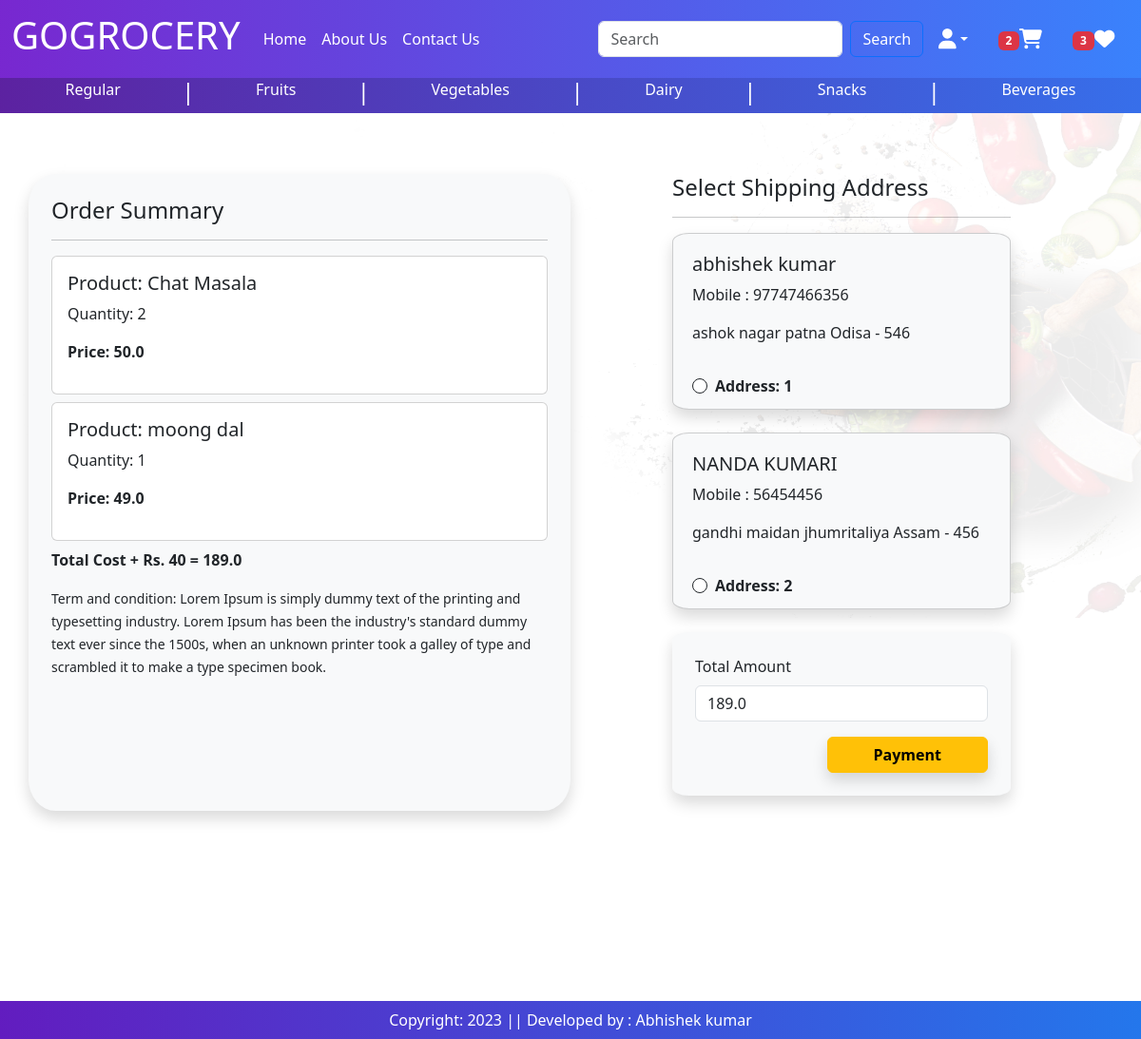
/checkout/ (signed in), run on an earlier commit of the app's database.
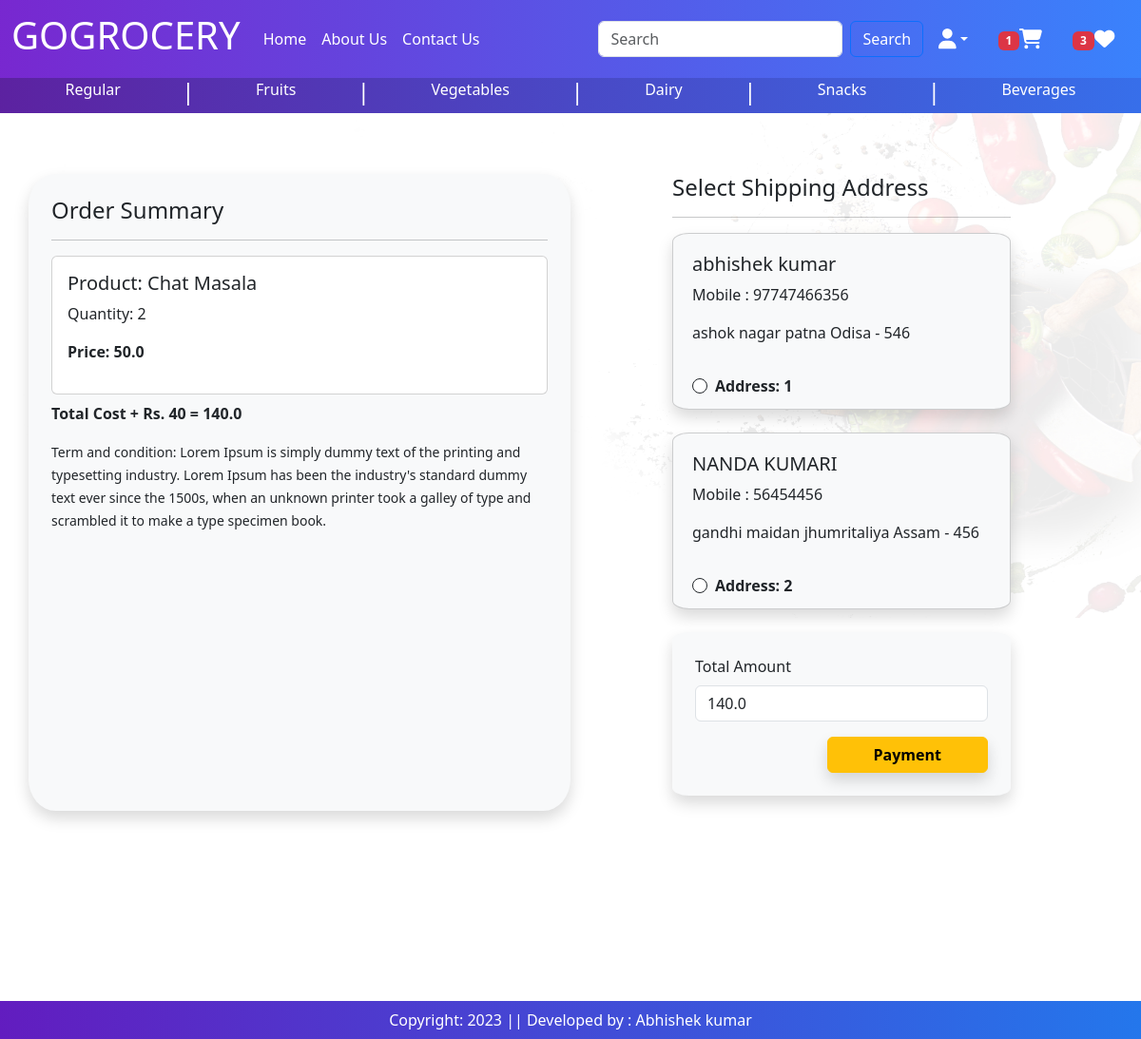
And on a later commit of the database.
### baseapp/models.py (models this page shows, shortened)
class Cart(models.Model):
    user = models.ForeignKey(User,on_delete=models.CASCADE)
    product = models.ForeignKey(Product,on_delete=models.CASCADE)
    quantity = models.PositiveIntegerField(default=1)

class Product(models.Model):
    title = models.CharField(max_length=100)
    sub_category = models.ForeignKey(SubCategory,on_delete=models.CASCADE,null=True,blank=True)
    main_category = models.ForeignKey(Category,on_delete=models.CASCADE,null=True,blank=True,default='')
    selling_price = models.FloatField(blank=True)
    discounted_price = models.FloatField(blank=True)
    description = models.TextField(blank=True)
    pack_size = models.TextField(blank=True)
    brands = models.TextField(choices=BRANDS, max_length=100,blank=True)
    product_image = models.ImageField(upload_to='product',blank=True)

class Customer(models.Model):
    user = models.ForeignKey(User, on_delete=models.CASCADE)
    name = models.CharField(max_length=200)
    gender = models.CharField(choices=[('M', 'Male'), ('F', 'Female')], max_length=10,default='M')
    locality = models.CharField(max_length=200)
    city = models.CharField(max_length=50)
    mobile = models.IntegerField(default=0)
    zipcode = models.IntegerField()
    state = models.CharField(choices=STATE_CHOICES, max_length=100)

### baseapp/views.py (the view, shortened to what this page needs)
# urls.py: path('checkout/', views.checkout.as_view(), name='checkout'),
class checkout(View):
    def get(self,request):
        totalitem = 0
        wishitem = 0
        if request.user.is_authenticated:
            totalitem = len(Cart.objects.filter(user=request.user))
            wishitem = len(Wishlist.objects.filter(user=request.user))
        user=request.user
        add=Customer.objects.filter(user=user)
        cart_items=Cart.objects.filter(user=user)
        famount = 0
        for p in cart_items:
            value = p.quantity * p.product.discounted_price
            famount = famount + value
        totalamount = famount + 40
        razoramount = int(totalamount * 100)
        client = razorpay.Client(auth=(settings.RAZOR_KEY_ID, settings.RAZOR_KEY_SECRET))
        data = { "amount": razoramount, "currency": "INR", "receipt": "order_rcptid_12" }
        payment_response = client.order.create(data=data)
        print(payment_response)
        order_id = payment_response['id']
        order_status = payment_response['status']
        return render(request, 'baseapp/checkout.html',locals())

### baseapp/templates/baseapp/checkout.html (shortened to what this page needs)
{% extends 'baseapp/base.html' %}
{% load static %}
{% block main-content %}
<div class="container">
    <div class="row mt-5">
        <div class="col-sm-6 shadow p-4 bg-light" style="border-radius:5%">
            <h4>Order Summary</h4>
            <hr>
            {% for item in cart_items %}
                <div class="card mb-2">
                    <div class="card-body">
                        <h5>Product: {{item.product.title}}</h5>
                        <p>Quantity: {{item.quantity}}</p>
                        <p class="fw-bold">Price: {{item.product.discounted_price}}</p>
                    </div>
                </div>
            {% endfor %}
            <p class="fw-bold">Total Cost + Rs. 40 = {{totalamount}}</p>
            <small>Term and condition: Lorem Ipsum is simply dummy text of the printing and typesetting industry. Lorem Ipsum has been the industry's standard dummy text ever since the 1500s, when an unknown printer took a galley of type and scrambled it to make a type specimen book.</small>
        </div>
        <div class="col-sm-4 offset-sm-1" >
            <h4>Select Shipping Address</h4>
            <hr>
            <form method="post" id="myform">
                {% for ad in add %}
                    <div class="card  shadow p-1 bg-light" style="border-radius:5%">
                        <div class="card-body">
                            <h5>{{ad.name}}</h5>
                            <p>Mobile : {{ad.mobile}}</p>
                            <p>{{ad.locality}} {{ad.city}} {{ad.state}} - {{ad.zipcode}}</p>
                        </div>
                        <div class="form-check mx-3 mb-2">
                            <input class="form-check-input border border-dark" type="radio" name="custid" id="custadd{{forloop.counter}}" value="{{ad.id}}">
                            <label class="form-check-label fw-bold" for="custadd{{forloop.counter}}">Address: {{forloop.counter}}</label>
                        </div>
                    </div>
                    <br>
                {% endfor %}
                <div class="form-check mb-3 shadow p-4 bg-light"  style="border-radius:5%">
                    <label for="totamount" class="form-label">Total Amount</label>
                    <input type="number" class="form-control" name="totamount" value={{totalamount}} readonly>
                    <div class="text-end ">
                        <button id="rzp-button1" type="submit" class="btn btn-warning mt-3 px-5 fw-bold shadow">Payment</button>
                    </div>
                </div>
            </form>
        </div>
    </div>
</div>
<br><br><br>
{% endblock main-content %}

What changed in the data, as far as the page shows it:
removed Cart: product "moong dal", quantity "1", product.discounted_price "49.0"
Also different on the page:
{{ totalitem }}: "2" → "1"
{{ totalamount }}: "189.0" → "140.0"
form field totamount: "189.0" → "140.0"
